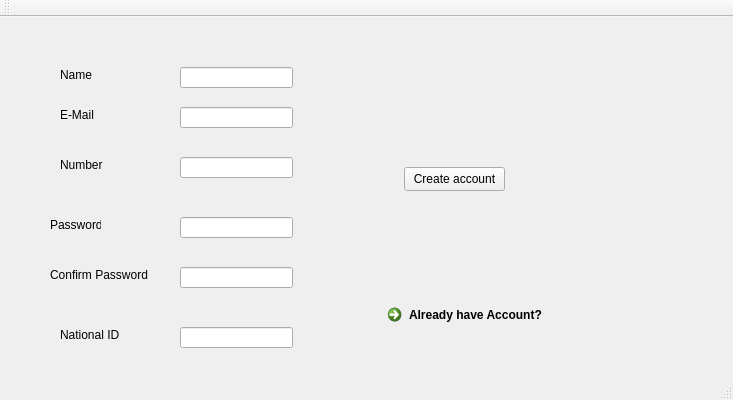
<?xml version="1.0" encoding="UTF-8"?>
<ui version="4.0">
 <class>createselleraccountguiClass</class>
 <widget class="QMainWindow" name="createselleraccountguiClass">
  <property name="geometry">
   <rect>
    <x>0</x>
    <y>0</y>
    <width>733</width>
    <height>400</height>
   </rect>
  </property>
  <property name="windowTitle">
   <string>createselleraccountgui</string>
  </property>
  <widget class="QWidget" name="centralWidget">
   <widget class="QLineEdit" name="mailbox">
    <property name="geometry">
     <rect>
      <x>180</x>
      <y>90</y>
      <width>113</width>
      <height>21</height>
     </rect>
    </property>
   </widget>
   <widget class="QLabel" name="label">
    <property name="geometry">
     <rect>
      <x>60</x>
      <y>50</y>
      <width>49</width>
      <height>16</height>
     </rect>
    </property>
    <property name="text">
     <string>Name</string>
    </property>
   </widget>
   <widget class="QLabel" name="label_2">
    <property name="geometry">
     <rect>
      <x>60</x>
      <y>90</y>
      <width>49</width>
      <height>16</height>
     </rect>
    </property>
    <property name="text">
     <string>E-Mail</string>
    </property>
   </widget>
   <widget class="QPushButton" name="createaccountbutton">
    <property name="geometry">
     <rect>
      <x>404</x>
      <y>150</y>
      <width>101</width>
      <height>24</height>
     </rect>
    </property>
    <property name="text">
     <string>Create account</string>
    </property>
   </widget>
   <widget class="QLineEdit" name="numberbox">
    <property name="geometry">
     <rect>
      <x>180</x>
      <y>140</y>
      <width>113</width>
      <height>21</height>
     </rect>
    </property>
   </widget>
   <widget class="QLineEdit" name="namebox">
    <property name="geometry">
     <rect>
      <x>180</x>
      <y>50</y>
      <width>113</width>
      <height>21</height>
     </rect>
    </property>
   </widget>
   <widget class="QLineEdit" name="confirmpassbox">
    <property name="geometry">
     <rect>
      <x>180</x>
      <y>250</y>
      <width>113</width>
      <height>21</height>
     </rect>
    </property>
   </widget>
   <widget class="QLabel" name="label_4">
    <property name="geometry">
     <rect>
      <x>50</x>
      <y>200</y>
      <width>51</width>
      <height>16</height>
     </rect>
    </property>
    <property name="text">
     <string>Password</string>
    </property>
   </widget>
   <widget class="QLineEdit" name="passbox">
    <property name="geometry">
     <rect>
      <x>180</x>
      <y>200</y>
      <width>113</width>
      <height>21</height>
     </rect>
    </property>
   </widget>
   <widget class="QLabel" name="label_3">
    <property name="geometry">
     <rect>
      <x>60</x>
      <y>140</y>
      <width>49</width>
      <height>16</height>
     </rect>
    </property>
    <property name="text">
     <string>Number</string>
    </property>
   </widget>
   <widget class="QLabel" name="label_5">
    <property name="geometry">
     <rect>
      <x>50</x>
      <y>250</y>
      <width>101</width>
      <height>16</height>
     </rect>
    </property>
    <property name="text">
     <string>Confirm Password</string>
    </property>
   </widget>
   <widget class="QLineEdit" name="idbox">
    <property name="geometry">
     <rect>
      <x>180</x>
      <y>310</y>
      <width>113</width>
      <height>21</height>
     </rect>
    </property>
   </widget>
   <widget class="QLabel" name="label_6">
    <property name="geometry">
     <rect>
      <x>60</x>
      <y>310</y>
      <width>71</width>
      <height>16</height>
     </rect>
    </property>
    <property name="text">
     <string>National ID</string>
    </property>
   </widget>
   <widget class="QCommandLinkButton" name="signinbutton">
    <property name="geometry">
     <rect>
      <x>380</x>
      <y>280</y>
      <width>231</width>
      <height>41</height>
     </rect>
    </property>
    <property name="text">
     <string>Already have Account?</string>
    </property>
   </widget>
  </widget>
  <widget class="QMenuBar" name="menuBar">
   <property name="geometry">
    <rect>
     <x>0</x>
     <y>0</y>
     <width>733</width>
     <height>22</height>
    </rect>
   </property>
  </widget>
  <widget class="QToolBar" name="mainToolBar">
   <attribute name="toolBarArea">
    <enum>TopToolBarArea</enum>
   </attribute>
   <attribute name="toolBarBreak">
    <bool>false</bool>
   </attribute>
  </widget>
  <widget class="QStatusBar" name="statusBar"/>
 </widget>
 <layoutdefault spacing="6" margin="11"/>
 <resources/>
 <connections/>
</ui>
